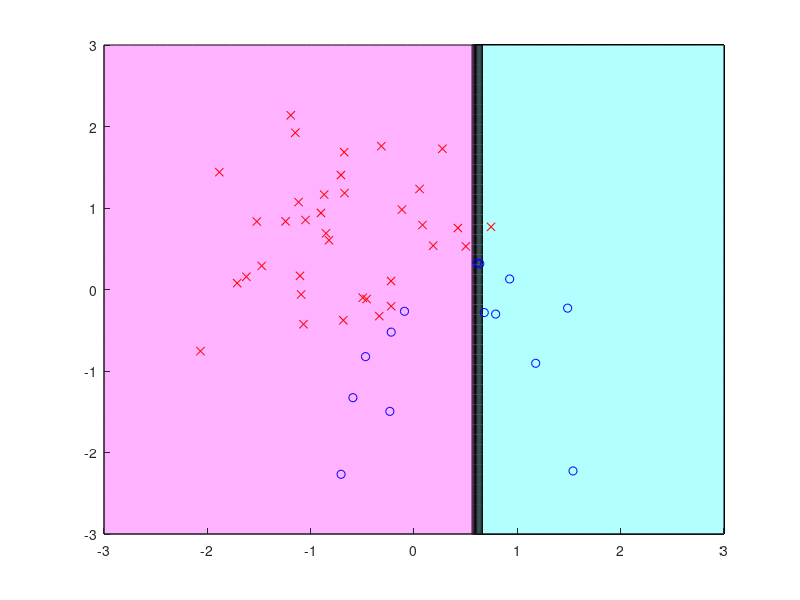

Reproduce this figure in MATLAB.
x=randn(50,2); y=2*(x(:,1)>x(:,2))-1;
X0=linspace(-3,3,50); [X(:,:,1) X(:,:,2)]=meshgrid(X0); 

d=ceil(2*rand); [xs,xi]=sort(x(:,d));
el=cumsum(y(xi)); eu=cumsum(y(xi(end:-1:1)));
e=eu(end-1:-1:1)-el(1:end-1); [em,ei]=max(abs(e));
c=mean(xs(ei:ei+1)); s=sign(e(ei)); Y=sign(s*(X(:,:,d)-c));

figure(1); clf; hold on; axis([-3 3 -3 3]);
colormap([1 0.7 1; 0.7 1 1]); contourf(X0,X0,Y);
plot(x(y==1,1),x(y==1,2),'bo');
plot(x(y==-1,1),x(y==-1,2),'rx');
